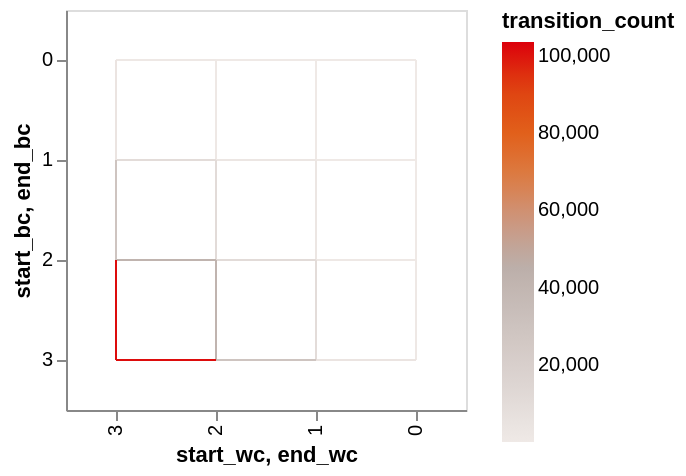

Source (notebook cell):
### Code cell
(
    alt.Chart(
        transitions.lazy()
        .join(
            positions.lazy().select(
                start_pos="pos",
                start_wc="white_pawn_count",
                start_bc="black_pawn_count",
            ),
            on="start_pos",
        )
        .join(
            positions.lazy().select(
                end_pos="pos",
                end_wc="white_pawn_count",
                end_bc="black_pawn_count",
            ),
            on="end_pos",
        )
        .group_by("start_wc", "start_bc", "end_wc", "end_bc")
        .agg(transition_count=pl.len())
        .sort("start_wc", "start_bc", "end_wc", "end_bc")
        .collect()
    )
    .mark_rule()
    .encode(
        alt.X("start_wc:O").scale(reverse=True),
        alt.Y("start_bc:O"),
        alt.X2("end_wc:O"),
        alt.Y2("end_bc:O"),
        # alt.StrokeWidth("transition_count:Q").scale(domain=[0, 6000], range=[0.1, 1]),
        alt.Color("transition_count:Q").scale(scheme="lightgreyred"),
    )
    .properties(width=200, height=200)
)

### Figure 1 — Vega-Lite specification as saved in the notebook (floating-point values rounded to 4 significant figures)
{"config": {"view": {"continuousWidth": 300, "continuousHeight": 300}}, "data": {"name": "data-af87177ddadc218b3890915c55410bbc"}, "mark": {"type": "rule"}, "encoding": {"color": {"field": "transition_count", "scale": {"scheme": "lightgreyred"}, "type": "quantitative"}, "x": {"field": "start_wc", "scale": {"reverse": true}, "type": "ordinal"}, "x2": {"field": "end_wc"}, "y": {"field": "start_bc", "type": "ordinal"}, "y2": {"field": "end_bc"}}, "height": 200, "width": 200, "$schema": "https://vega.github.io/schema/vega-lite/v6.4.1.json", "datasets": {"data-af87177ddadc218b3890915c55410bbc": [{"start_wc": 0, "start_bc": 1, "end_wc": 0, "end_bc": 0, "transition_count": 19}, {"start_wc": 0, "start_bc": 1, "end_wc": 0, "end_bc": 1, "transition_count": 21}, {"start_wc": 0, "start_bc": 2, "end_wc": 0, "end_bc": 1, "transition_count": 209}, {"start_wc": 0, "start_bc": 2, "end_wc": 0, "end_bc": 2, "transition_count": 210}, {"start_wc": 0, "start_bc": 3, "end_wc": 0, "end_bc": 2, "transition_count": 1039}, {"start_wc": 0, "start_bc": 3, "end_wc": 0, "end_bc": 3, "transition_count": 935}, {"start_wc": 1, "start_bc": 0, "end_wc": 0, "end_bc": 0, "transition_count": 19}, {"start_wc": 1, "start_bc": 0, "end_wc": 1, "end_bc": 0, "transition_count": 21}, {"start_wc": 1, "start_bc": 1, "end_wc": 0, "end_bc": 1, "transition_count": 221}, {"start_wc": 1, "start_bc": 1, "end_wc": 1, "end_bc": 0, "transition_count": 221}, {"start_wc": 1, "start_bc": 1, "end_wc": 1, "end_bc": 1, "transition_count": 420}, {"start_wc": 1, "start_bc": 2, "end_wc": 0, "end_bc": 2, "transition_count": 1165}, {"start_wc": 1, "start_bc": 2, "end_wc": 1, "end_bc": 1, "transition_count": 2210}, {"start_wc": 1, "start_bc": 2, "end_wc": 1, "end_bc": 2, "transition_count": 2835}, {"start_wc": 1, "start_bc": 3, "end_wc": 0, "end_bc": 3, "transition_count": 3647}, {"start_wc": 1, "start_bc": 3, "end_wc": 1, "end_bc": 2, "transition_count": 9885}, {"start_wc": 1, "start_bc": 3, "end_wc": 1, "end_bc": 3, "transition_count": 9972}, {"start_wc": 2, "start_bc": 0, "end_wc": 1, "end_bc": 0, "transition_count": 209}, {"start_wc": 2, "start_bc": 0, "end_wc": 2, "end_bc": 0, "transition_count": 210}, {"start_wc": 2, "start_bc": 1, "end_wc": 1, "end_bc": 1, "transition_count": 2210}, {"start_wc": 2, "start_bc": 1, "end_wc": 2, "end_bc": 0, "transition_count": 1165}, {"start_wc": 2, "start_bc": 1, "end_wc": 2, "end_bc": 1, "transition_count": 2835}, {"start_wc": 2, "start_bc": 2, "end_wc": 1, "end_bc": 2, "transition_count": 10485}, {"start_wc": 2, "start_bc": 2, "end_wc": 2, "end_bc": 1, "transition_count": 10485}, {"start_wc": 2, "start_bc": 2, "end_wc": 2, "end_bc": 2, "transition_count": 15120}, {"start_wc": 2, "start_bc": 3, "end_wc": 1, "end_bc": 3, "transition_count": 29176}, {"start_wc": 2, "start_bc": 3, "end_wc": 2, "end_bc": 2, "transition_count": 41676}, {"start_wc": 2, "start_bc": 3, "end_wc": 2, "end_bc": 3, "transition_count": 43624}, {"start_wc": 3, "start_bc": 0, "end_wc": 2, "end_bc": 0, "transition_count": 1039}, {"start_wc": 3, "start_bc": 0, "end_wc": 3, "end_bc": 0, "transition_count": 935}, {"start_wc": 3, "start_bc": 1, "end_wc": 2, "end_bc": 1, "transition_count": 9885}, {"start_wc": 3, "start_bc": 1, "end_wc": 3, "end_bc": 0, "transition_count": 3647}, {"start_wc": 3, "start_bc": 1, "end_wc": 3, "end_bc": 1, "transition_count": 9972}, {"start_wc": 3, "start_bc": 2, "end_wc": 2, "end_bc": 2, "transition_count": 41676}, {"start_wc": 3, "start_bc": 2, "end_wc": 3, "end_bc": 1, "transition_count": 29176}, {"start_wc": 3, "start_bc": 2, "end_wc": 3, "end_bc": 2, "transition_count": 43624}, {"start_wc": 3, "start_bc": 3, "end_wc": 2, "end_bc": 3, "transition_count": 101440}, {"start_wc": 3, "start_bc": 3, "end_wc": 3, "end_bc": 2, "transition_count": 101440}, {"start_wc": 3, "start_bc": 3, "end_wc": 3, "end_bc": 3, "transition_count": 103552}]}}
